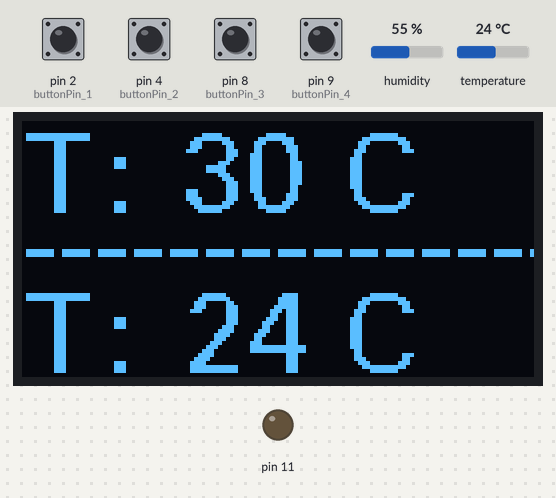
Recording of a sketch running on a simulated Arduino Uno, built with avr-gcc and run on an emulated ATmega328P. On the bench: 128×64 one-colour display, output pins drawn as LEDs (lit = HIGH). Inputs (shaded band) come from the test bench; at power-on: pin 2 (buttonPin_1), pin 4 (buttonPin_2), pin 8 (buttonPin_3), pin 9 (buttonPin_4) HIGH, temperature 24 °C, humidity 55 %.

Above: at 1.2 s.
1.3 s: temperature set to 28 °C
At 3.4 s:
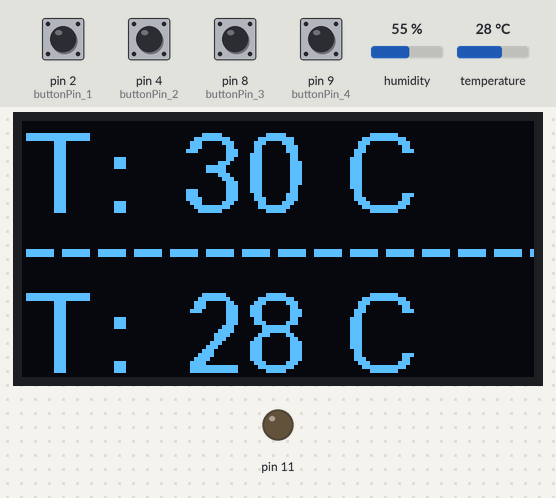
4.1 s: temperature set to 31 °C
At 6.1 s:
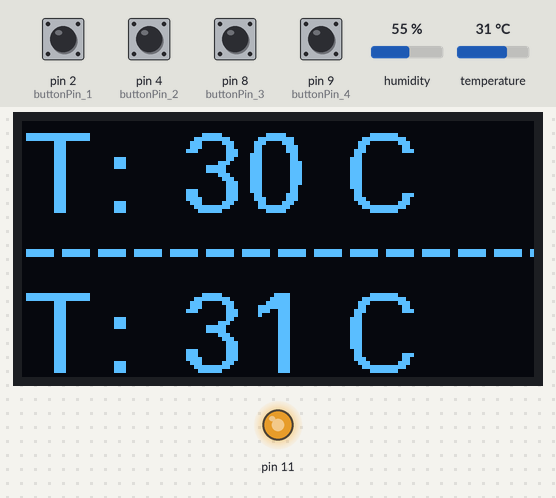
6.4 s: pin 2 (buttonPin_1) pulled LOW for 0.55 s
At 8.0 s:
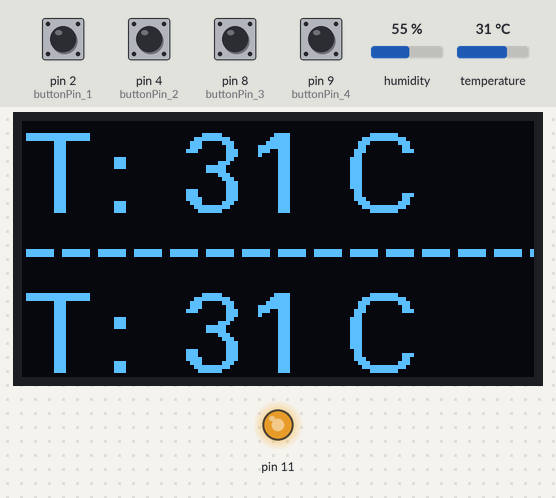
8.9 s: pin 4 (buttonPin_2) pulled LOW for 1 s
At 11.0 s:
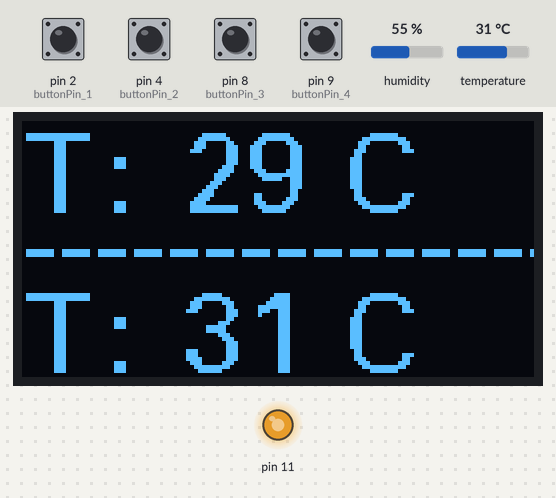
Timing chart, 0 to 12.5 s (numbered marks = the images above; inputs shaded):
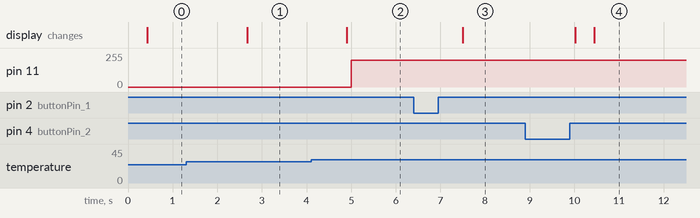

Measured:
- the behaviour switches between 29 and 30 °C on temperature (found by bisection; images 1 and 2)
- after the input at 1.3 s, the display: changes after 1.4 s (image 1)
- after the input at 4.1 s, pin 11: 0/255 → 200/255 after 0.90 s; the display: changes after 0.80 s (image 2)
- after the input at 6.4 s, the display: changes after 1.1 s (image 3)
- after the input at 8.9 s, the display: first changes after 1.1 s (image 4 shows a later state)

The sketch:

big_project.ino
```cpp
#include <Arduino.h>
#include <U8g2lib.h>
#include <Wire.h>
#include "DHT.h"

#define DHTPIN 7
#define DHTTYPE DHT11

U8G2_SSD1306_128X64_NONAME_1_SW_I2C u8g2(U8G2_R0, /* clock=*/ SCL, /* data=*/ SDA, /* reset=*/ U8X8_PIN_NONE);
DHT dht(DHTPIN, DHTTYPE);

int buttonPin_1 = 2;                // 按键的管脚定义
int buttonPin_2 = 4;                // 按键的管脚定义
int buttonPin_3 = 8;                // 按键的管脚定义
int buttonPin_4 = 9;                // 按键的管脚定义

int buttonState_1 = 0;              // 存储按键状态值
int buttonState_2 = 0;              // 存储按键状态值
int buttonState_3 = 0;              // 存储按键状态值
int buttonState_4 = 0;              // 存储按键状态值

void setup() {
  u8g2.begin();
  pinMode(buttonPin_1, INPUT_PULLUP);            //设置按键管脚上拉输入模式
  pinMode(buttonPin_2, INPUT_PULLUP);            //设置按键管脚上拉输入模式
  pinMode(buttonPin_3, INPUT_PULLUP);            //设置按键管脚上拉输入模式
  pinMode(buttonPin_4, INPUT_PULLUP);            //设置按键管脚上拉输入模式

  analogReference(INTERNAL);
  pinMode(11, OUTPUT);
  digitalWrite(11, LOW);

  u8g2.begin();
  dht.begin();
}

uint8_t m = 30;

char h_str[3];
char t_str[3];
float h;
float t;

void loop() {

  buttonState_1 = digitalRead(buttonPin_1);       //读取按键返回状态值
  buttonState_2 = digitalRead(buttonPin_2);       //读取按键返回状态值
  buttonState_3 = digitalRead(buttonPin_3);       //读取按键返回状态值
  buttonState_4 = digitalRead(buttonPin_4);       //读取按键返回状态值

  char m_str[3];
  strcpy(m_str, u8x8_u8toa(m, 2));

  t = dht.readTemperature();//读温度(摄氏度)
  strcpy(t_str, u8x8_u8toa(t, 2));
  u8g2.firstPage();
  do {
    u8g2.setFont(u8g2_font_fur20_tf);
    u8g2.drawStr(0, 23, "T");
    u8g2.drawStr(20, 23, ":");
    u8g2.drawStr(40, 23, m_str);
    u8g2.drawStr(80, 23, "C");
    u8g2.drawStr(0, 40, "---------------");

    u8g2.drawStr(0, 63, "T");
    u8g2.drawStr(20, 63, ":");
    u8g2.drawStr(40, 63, t_str);
    u8g2.drawStr(80, 63, "C");
  } while ( u8g2.nextPage() );
  delay(100);

  if (buttonState_1 == LOW) {                 // 若按键被按下
    delay(10);                                //等待跳过按键抖动的不稳定过程
    if (buttonState_1 == LOW)                 // 若按键被按下
    {
      m++;                                     //设定的温度增加1
    }
  }
   if (buttonState_2 == LOW) {                 // 若按键被按下
    delay(10);                                 //等待跳过按键抖动的不稳定过程
    if (buttonState_2 == LOW)                  // 若按键被按下
    {
      m--;                                     //设定的温度减小1
    }
  }

  if (t >= m )
  {
    analogWrite(11, 200);
  }
   if (buttonState_3 == LOW) {                // 若按键被按下
    delay(10);                                //等待跳过按键抖动的不稳定过程
   if (buttonState_3 == LOW)                  // 若按键被按下
    {
      digitalWrite(11, LOW);                  //蜂鸣器停止响
    }
  }

}
```
